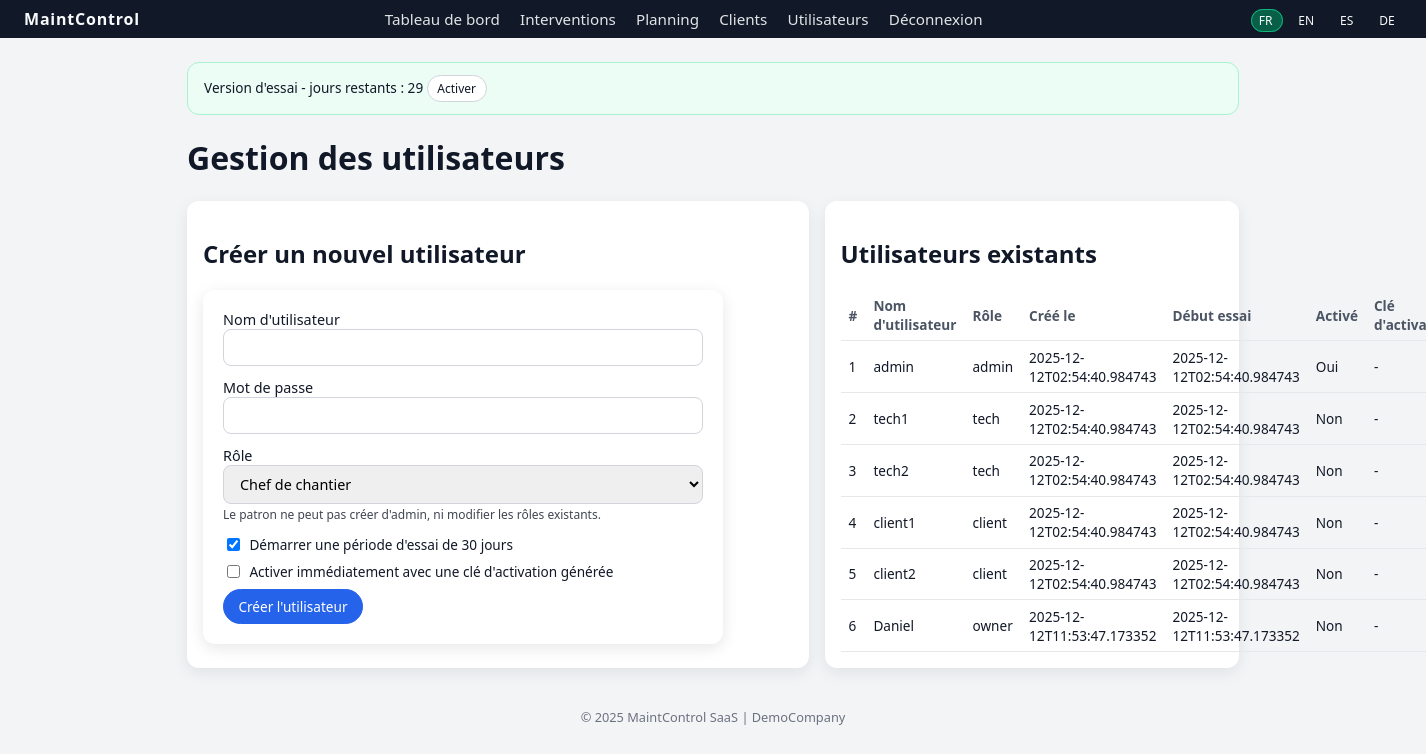
The page /admin/users (signed in) on the database its author committed.
### tables this page shows
CREATE TABLE users (
            id INTEGER PRIMARY KEY AUTOINCREMENT,
            username TEXT UNIQUE NOT NULL,
            password TEXT NOT NULL,
            role TEXT NOT NULL, -- admin, tech, client
            company_id INTEGER NOT NULL,
            created_at TEXT NOT NULL,
            trial_start TEXT,
            is_activated INTEGER DEFAULT 0,
            license_key TEXT,
            FOREIGN KEY(company_id) REFERENCES companies(id)
        );

CREATE TABLE companies (
            id INTEGER PRIMARY KEY AUTOINCREMENT,
            name TEXT NOT NULL,
            domain TEXT,
            created_at TEXT NOT NULL,
            is_active INTEGER DEFAULT 1,
            plan_name TEXT,
            plan_price REAL
        );

### app.py (the view, shortened to what this page needs)
@app.route("/admin/users", methods=["GET", "POST"])
@require_login
def admin_users():
    admin = get_current_user()
    if admin["role"] not in ("admin","owner"):
        return "Forbidden", 403
    company = get_current_company(admin)
    conn = get_db()
    c = conn.cursor()
    c.execute("""
        SELECT id, username, role, created_at, trial_start, is_activated, license_key
        FROM users
        WHERE company_id = ?
        ORDER BY id
    """, (company["id"],))
    users = c.fetchall()
    conn.close()
    return render_template("admin_users.html", users=users, current_role=admin["role"])

### app.py (called while the page is built)
def get_db():
    conn = sqlite3.connect(DATABASE)
    conn.row_factory = sqlite3.Row
    return conn

def get_current_user():
    uid = session.get("user_id")
    if not uid:
        return None
    conn = get_db()
    c = conn.cursor()
    c.execute("SELECT * FROM users WHERE id = ?", (uid,))
    row = c.fetchone()
    conn.close()
    return row

def get_current_company(user=None):
    if user is None:
        user = get_current_user()
    if not user:
        return None
    conn = get_db()
    c = conn.cursor()
    c.execute("SELECT * FROM companies WHERE id = ?", (user["company_id"],))
    company = c.fetchone()
    conn.close()
    return company

def is_trial_expired(user):
    if user is None:
        return False
    if user["role"] == "admin":
        return False
    if user["is_activated"]:
        return False
    trial_start = user["trial_start"]
    if not trial_start:
        return True
    start = datetime.fromisoformat(trial_start)
    return datetime.utcnow() > start + timedelta(days=TRIAL_DAYS)

def remaining_trial_days(user):
    if user is None or user["role"] == "admin" or user["is_activated"] or not user["trial_start"]:
        return None
    start = datetime.fromisoformat(user["trial_start"])
    remaining = (start + timedelta(days=TRIAL_DAYS) - datetime.utcnow()).days
    return max(0, remaining)

def require_login(f):
    from functools import wraps
    @wraps(f)
    def wrapper(*args, **kwargs):
        if not session.get("user_id"):
            return redirect(url_for("login"))
        return f(*args, **kwargs)
    return wrapper

@app.context_processor
def inject_globals():
    user = get_current_user()
    lang = session.get("lang", DEFAULT_LANG)
    return {
        "current_user": user,
        "current_company": get_current_company(user) if user else None,
        "trial_days_left": remaining_trial_days(user) if user else None,
        "is_trial_expired": is_trial_expired(user) if user else False,
        "lang": lang,
        "supported_langs": SUPPORTED_LANGS,
    }

### templates/admin_users.html (shortened to what this page needs)
{% extends "base.html" %}
{% block content %}
<h1 data-i18n="users_title">Gestion des utilisateurs</h1>
<section class="grid-two">
  <div class="card">
    <h2 data-i18n="users_create">Créer un nouvel utilisateur</h2>
    <form method="post" class="form">
      <label>
        <span data-i18n="users_username">Nom d'utilisateur</span>
        <input type="text" name="username" required>
      </label>
      <label>
        <span data-i18n="users_password">Mot de passe</span>
        <input type="password" name="password" required>
      </label>
      <label>
  <span data-i18n="users_role">Rôle</span>
  {% if current_user.role == 'owner' %}
    <select name="role">
      <option value="manager" selected data-i18n="role_manager">Chef de chantier</option>
    </select>
    <small style="opacity:.8">Le patron ne peut pas créer d'admin, ni modifier les rôles existants.</small>
  {% endif %}
</label>
      <label class="checkbox-row">
        <input type="checkbox" name="start_trial" checked>
        <span data-i18n="users_start_trial">Démarrer une période d'essai de 30 jours</span>
      </label>
      <label class="checkbox-row">
        <input type="checkbox" name="activate_now">
        <span data-i18n="users_activate_now">Activer immédiatement avec une clé d'activation générée</span>
      </label>
      <button type="submit" class="btn primary" data-i18n="users_create_btn">Créer l'utilisateur</button>
    </form>
  </div>
  <div class="card">
    <h2 data-i18n="users_list">Utilisateurs existants</h2>
    <table class="table">
      <thead>
        <tr>
          <th>#</th>
          <th data-i18n="users_username">Nom d'utilisateur</th>
          <th data-i18n="users_role">Rôle</th>
          <th data-i18n="users_created_at">Créé le</th>
          <th data-i18n="users_trial_start">Début essai</th>
          <th data-i18n="users_activated">Activé</th>
          <th data-i18n="users_license_key">Clé</th>
        </tr>
      </thead>
      <tbody>
        {% for u in users %}
        <tr>
          <td>{{ u.id }}</td>
          <td>{{ u.username }}</td>
          <td>{{ u.role }}</td>
          <td>{{ u.created_at }}</td>
          <td>{{ u.trial_start or '-' }}</td>
          <td>{{ 'Oui' if u.is_activated else 'Non' }}</td>
          <td>{{ u.license_key or '-' }}</td>
        </tr>
        {% else %}
        <tr><td colspan="8" data-i18n="no_data">Aucune donnée</td></tr>
        {% endfor %}
      </tbody>
    </table>
  </div>
</section>
{% endblock %}

### templates/base.html (shortened to what this page needs)
<!doctype html>
<html lang="{{ lang }}">
  <head>
    <link href="{{ url_for('static', filename='css/style.css') }}" rel="stylesheet">
  </head>
  <body data-lang="{{ lang }}" class="{% block body_class %}{% endblock %}">
    <header class="topbar">
      <div class="logo">MaintControl</div>
      {% if current_user %}
      <nav class="nav">
        <a href="{{ url_for('dashboard') }}" data-i18n="nav_dashboard">Tableau de bord</a>
        <a href="{{ url_for('list_interventions') }}" data-i18n="nav_interventions">Interventions</a>
        <a href="{{ url_for('planning') }}" data-i18n="nav_planning">Planning</a>
        <a href="{{ url_for('customers') }}" data-i18n="nav_customers">Clients</a>
        {% if current_user.role in ['admin','owner'] %}
        <a href="{{ url_for('admin_users') }}" data-i18n="nav_users">Utilisateurs</a>
        {% endif %}
        <a href="{{ url_for('logout') }}" data-i18n="nav_logout">Déconnexion</a>
      </nav>
      {% endif %}
      <div class="lang-switcher">
        {% for l in supported_langs %}
          <a href="{{ url_for('set_lang', lang_code=l) }}" class="{% if l==lang %}active{% endif %}">
            {{ l.upper() }}
          </a>
        {% endfor %}
      </div>
    </header>
    <main class="container">
      {% if current_user and trial_days_left is not none and not current_user.is_activated %}
        <div class="banner">
          <span data-i18n="trial_banner">Version d'essai - jours restants :</span>
          {{ trial_days_left }}
          {% if is_trial_expired %}
            <strong data-i18n="trial_expired">Période d'essai expirée, activez votre licence.</strong>
            <a href="{{ url_for('activate') }}" class="btn btn-small" data-i18n="trial_activate">Activer</a>
          {% else %}
            <a href="{{ url_for('activate') }}" class="btn btn-small" data-i18n="trial_activate">Activer maintenant</a>
          {% endif %}
        </div>
      {% endif %}
      {% block content %}{% endblock %}
    </main>
    <footer class="footer">
      <span>&copy; {{ 2025 }} MaintControl SaaS</span>
      {% if current_company %}
        <span class="footer-company"> | {{ current_company.name }} {% if current_company.domain %}({{ current_company.domain }}){% endif %}</span>
      {% endif %}
    </footer>
  </body>
</html>

### static/css/style.css (style rules this page uses)
* { box-sizing: border-box; font-family: system-ui, -apple-system, BlinkMacSystemFont, "Segoe UI", sans-serif; }
body { margin: 0; background: #f3f4f6; color: #111827; }
a { color: inherit; text-decoration: none; }
.topbar { background: #111827; color: #f9fafb; display: flex; align-items: center; padding: 0.5rem 1.5rem; justify-content: space-between; }
.logo { font-weight: 700; letter-spacing: 0.05em; }
.nav a { margin-right: 1rem; font-size: 0.95rem; opacity: 0.9; }
.lang-switcher a { margin-left: 0.5rem; padding: 0.15rem 0.4rem; border-radius: 999px; font-size: 0.75rem; border: 1px solid transparent; }
.lang-switcher a.active { border-color: #10b981; background: #065f46; }
.container { padding: 1.5rem; max-width: 1100px; margin: 0 auto; }
.footer { text-align: center; padding: 1rem; font-size: 0.8rem; color: #6b7280; }
label { display: block; margin-bottom: 0.75rem; font-size: 0.9rem; }
input[type="text"], input[type="password"], input[type="number"], textarea, select { width: 100%; padding: 0.5rem 0.75rem; border-radius: 0.5rem; border: 1px solid #d1d5db; font-size: 0.9rem; }
.btn { display: inline-flex; align-items: center; justify-content: center; padding: 0.45rem 0.9rem; border-radius: 999px; font-size: 0.85rem; border: 1px solid #d1d5db; background: white; cursor: pointer; }
.btn.primary { border-color: #2563eb; background: #2563eb; color: white; }
.btn-small { font-size: 0.75rem; padding: 0.25rem 0.6rem; }
.banner { background: #ecfdf5; border-radius: 0.75rem; padding: 0.75rem 1rem; border: 1px solid #a7f3d0; font-size: 0.85rem; margin-bottom: 1rem; }
.grid-two { display: grid; grid-template-columns: minmax(0, 1.5fr) minmax(0, 1fr); gap: 1rem; }
.card { background: white; border-radius: 0.75rem; padding: 1rem; box-shadow: 0 5px 15px rgba(15,23,42,0.08); }
.table { width: 100%; border-collapse: collapse; font-size: 0.85rem; }
.table th, .table td { padding: 0.4rem 0.5rem; border-bottom: 1px solid #e5e7eb; }
.table th { text-align: left; font-weight: 600; color: #4b5563; }
.form { max-width: 520px; background: white; padding: 1.25rem; border-radius: 0.75rem; box-shadow: 0 4px 15px rgba(15,23,42,0.1); }
.checkbox-row { display: flex; align-items: center; gap: 0.4rem; font-size: 0.85rem; margin-bottom: 0.5rem; }
.checkbox-row input[type="checkbox"] { width: auto; }

### rows shown on the page
users: id "1", username "admin", role "admin", created_at "2025-12-12T02:54:40.984743", trial_start "2025-12-12T02:54:40.984743", is_activated "Oui", license_key "-"
users: id "2", username "tech1", role "tech", created_at "2025-12-12T02:54:40.984743", trial_start "2025-12-12T02:54:40.984743", is_activated "Non", license_key "-"
users: id "3", username "tech2", role "tech", created_at "2025-12-12T02:54:40.984743", trial_start "2025-12-12T02:54:40.984743", is_activated "Non", license_key "-"
users: id "4", username "client1", role "client", created_at "2025-12-12T02:54:40.984743", trial_start "2025-12-12T02:54:40.984743", is_activated "Non", license_key "-"
users: id "5", username "client2", role "client", created_at "2025-12-12T02:54:40.984743", trial_start "2025-12-12T02:54:40.984743", is_activated "Non", license_key "-"
users: id "6", username "Daniel", role "owner", created_at "2025-12-12T11:53:47.173352", trial_start "2025-12-12T11:53:47.173352", is_activated "Non", license_key "-"
companies: name "DemoCompany"

### other values the page prints
{{ l.upper() }} "FR" "EN" "ES" "DE"
{{ trial_days_left }} "29"
{{ 2025 }} "2025"
